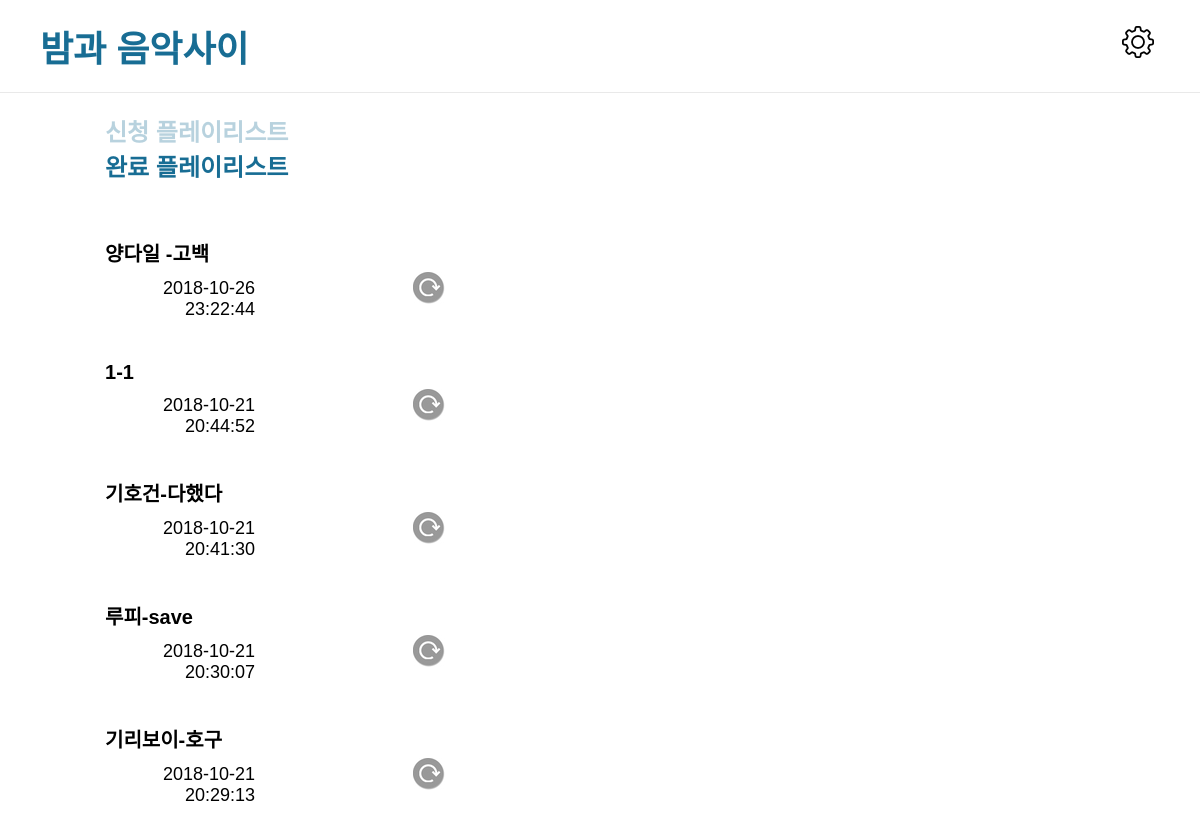
The app's page /store/1/list/complete/, older data.
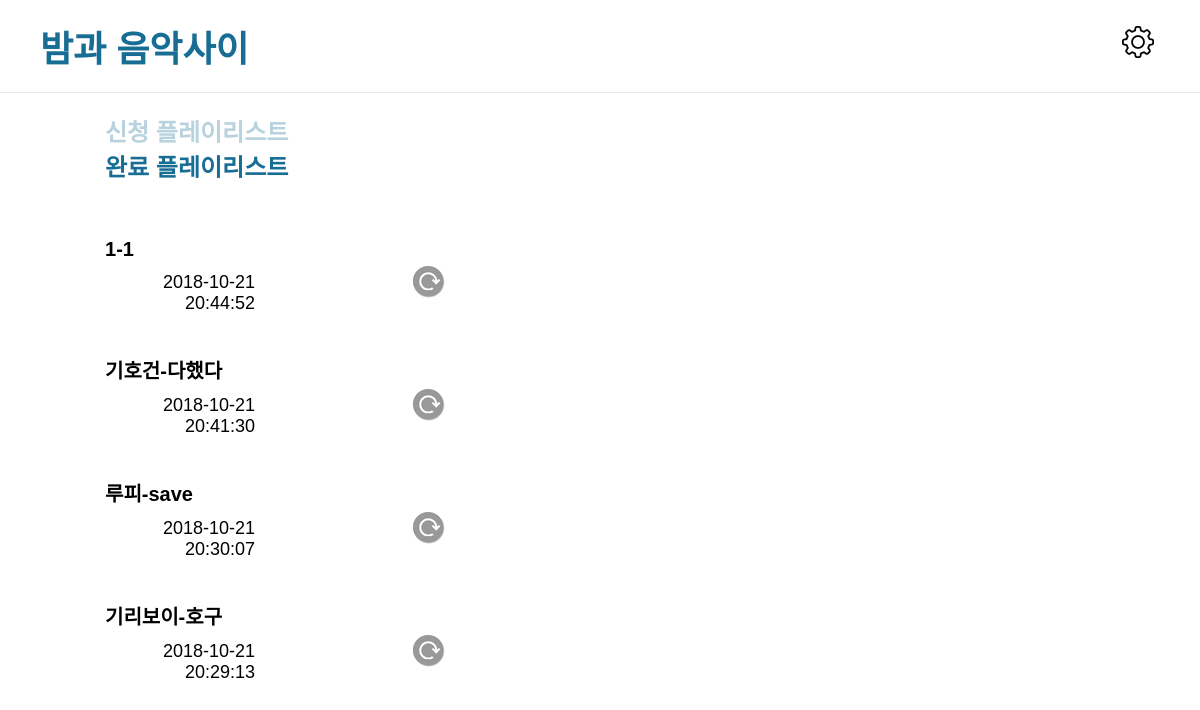
The same page, newer data.
### main/models.py (models this page shows)
class Song(models.Model):
    store = models.ForeignKey('main.Store', related_name='songs', default=1)
    created_at = models.DateTimeField(default=timezone.now)
    title = models.CharField(max_length=50)
    singer = models.CharField(max_length=50)
    message = models.CharField(max_length=200, blank=True, null=True)
    is_played = models.BooleanField(default=False)
    is_deleted = models.BooleanField(default=False)

### main/views.py (the view)
# urls.py: url(r'^store/(?P<pk>\d+)/list/complete/$', views.complete_list, name='complete_list'),
def complete_list(request, pk=1):
    store = get_object_or_404(Store, pk=pk)
    if store.period_complete > 0:
        time_from = timezone.datetime.now() - timezone.timedelta(hours=store.period_complete)
        print(time_from)
        songs = store.songs.all().filter(is_deleted=False, is_played=True, created_at__gte=time_from).order_by('-created_at')
    else:
        songs = store.songs.all().filter(is_deleted=False, is_played=True).order_by('-created_at')
    return render(request, 'main/host-end-request-window.html', {'store':store, 'songs': songs, 'pk': pk})

### main/templates/main/host-end-request-window.html (shortened to what this page needs)
{% extends 'main/index.html' %}
{% block content %}
<!DOCTYPE html>
<body>
    <header>
        <nav class="lower-nav">
            <button type="button" onclick="location.href='{% url 'song_list' pk=pk %}';">신청 플레이리스트</button>
            <button type="button" class="selected" onclick="location.href='{% url 'complete_list' pk=pk %}';">완료 플레이리스트</button>
        </nav>
    </header>
    <div id="main">
        <article>
            {% for song in songs %}
                <div class="song-element">
                    <div>{{ song.singer }}-{{ song.title }}</div>
                    <div>{{ song.created_at|date:"Y-m-d H:i:s" }}</div>
                    <div>
                        <a href="{% url 'restore_one' pk=song.id %}">
                            <button type="button" class="refresh"></button>
                        </a>
                    </div>
                </div>
            {% endfor %}
        </article>
    </div>
</body>
{% endblock %}

Row changes from the older to the newer data that the page shows:
no longer on this page (row edited): Song: singer "양다일", title "고백", created_at "2018-10-26 23:22:44"
